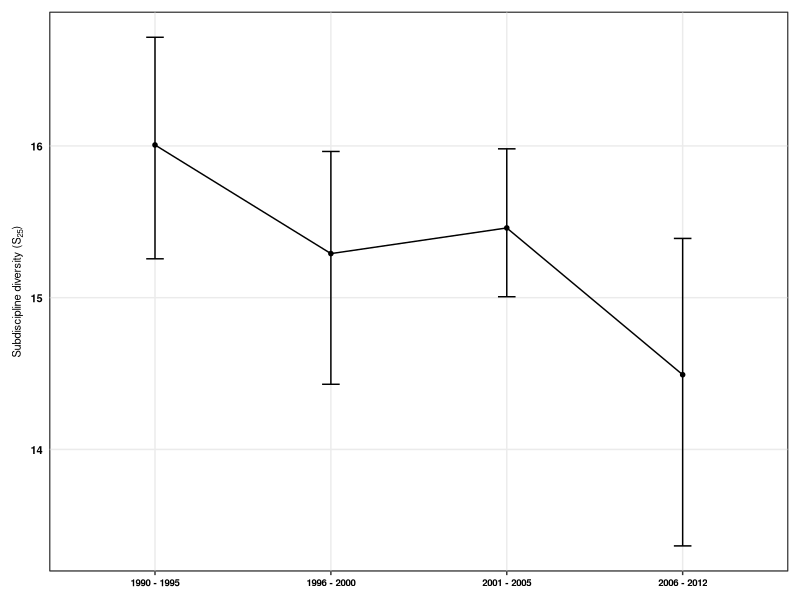

Generate this figure with R:
#################################################
# Interdisciplinarity
#################################################
# Figures for alpha diversity (S, Spie, Sn)  #
#################################################

require(rms)
require(ggplot2)
require(dplyr)
require(tidyr)
require(reshape2)
require(ggthemes)

###########
# Data ####
###########

alpha_div<-read.csv("Cleaned_Data/interdisciplinarity_AlphaDiv_orders_mobr.csv",stringsAsFactors = FALSE)

# calculate means and bootstrapped CIs

alpha_divs<- alpha_div %>%
  group_by(TimeWindow, group) %>%
  do(data.frame(rbind(smean.cl.boot(.$Value, B=1000))))

# arrange data for figures

alpha_divs$TimeWindow<-as.character(alpha_divs$TimeWindow)
alpha_divs$TimeWindow<-ifelse(alpha_divs$TimeWindow=="1990_1995","1990 - 1995",alpha_divs$TimeWindow)
alpha_divs$TimeWindow<-ifelse(alpha_divs$TimeWindow=="1996_2000","1996 - 2000",alpha_divs$TimeWindow)
alpha_divs$TimeWindow<-ifelse(alpha_divs$TimeWindow=="2001_2005","2001 - 2005",alpha_divs$TimeWindow)
alpha_divs$TimeWindow<-ifelse(alpha_divs$TimeWindow=="2006_2012","2006 - 2012",alpha_divs$TimeWindow)
alpha_divs$TimeWindow<-as.factor(alpha_divs$TimeWindow)
alpha_divs$TimeWindow <- factor(alpha_divs$TimeWindow, levels = c("1990 - 1995","1996 - 2000","2001 - 2005","2006 - 2012"))

alpha_divs<-filter(alpha_divs, group!="N" & group!="S_asymp")

Sn<-filter(alpha_divs, group=="S_n")

Alpha_divs2<-filter(alpha_divs, group=="S"|group=="S_PIE")

#######################
# Figure: S and Spie  #
#######################

Alpha_divs2$group<-as.factor(Alpha_divs2$group)
Alpha_divs2$group <- factor(Alpha_divs2$group, levels = c("S","S_PIE"))
Alpha_divs2$group<-droplevels(Alpha_divs2$group)
Alpha_divs2$group<-as.factor(Alpha_divs2$group)

pd <- position_dodge(width = 0.1)

bb<-ggplot(data=Alpha_divs2,aes(x=TimeWindow,y=Mean,group=group,colour=group,shape=group))+
  geom_point(size=2, position = pd) +
  geom_errorbar(data=Alpha_divs2,aes(ymin=Lower,ymax=Upper),width=0.1,position = pd)+
  geom_line(size=0.5,position = pd)+
  scale_colour_colorblind(name="",
                          labels=c("S"="Species Richness","S_PIE"= expression("ENS"[PIE])))+
  scale_shape_manual(name="", values=c("S"=17, "S_PIE"=19),
                     labels=c("S"="Species Richness","S_PIE"= expression("ENS"[PIE])))+
  labs(x = "", y = "Subdiscipline diversity")

Inter_DivParts<-bb+ theme_bw()+theme(axis.title.x=element_blank(),
                               axis.title.y=element_text(colour="black",face=c("bold"),size=8),
                               axis.text.y=element_text(colour="black",face="bold",size=8),
                               axis.text.x=element_text(colour="black",face="bold",size=7),
                               axis.ticks.y=element_line(colour="transparent"),
                               legend.background=element_rect(fill="transparent"),
                               legend.key=element_rect(fill="transparent"),legend.key.size = unit(0.25, "cm"),
                               legend.text=element_text(size=9),
                               legend.text.align = 0.5,
                               legend.position=c(0.92,0.95),legend.direction="vertical",
                               panel.background =element_rect(fill="transparent",colour="black"),
                               panel.grid.minor=element_blank())

saveRDS(Inter_DivParts, file="Cleaned_Data/Interdisc_Div.rds")

####################################
# just rarefied species richness   #
####################################

cc<-ggplot(data=Sn,aes(x=TimeWindow,y=Mean,group=group))+
  geom_point(shape=20,size=2,colour="black") +
  geom_errorbar(data=Sn,aes(ymin=Lower,ymax=Upper),width=0.1, colour="black")+
  geom_line(size=0.5,colour="black")+
  labs(x = "", y = expression(paste("Subdiscipline diversity (S"[25],")")))

DivParts_n<-cc+ theme_bw()+theme(axis.title.x=element_blank(),
                                 axis.title.y=element_text(colour="black",face=c("bold"),size=8),
                                 axis.text.y=element_text(colour="black",face="bold",size=8),
                                 axis.text.x=element_text(colour="black",face="bold",size=7),
                                 axis.ticks.y=element_line(colour="transparent"),
                                 legend.background=element_rect(fill="transparent"),
                                 legend.key=element_rect(fill="transparent"),legend.key.size = unit(0.25, "cm"),
                                 legend.text=element_text(size=9),
                                 legend.text.align = 0.5,
                                 legend.position=c(0.92,0.95),legend.direction="vertical",
                                 panel.background =element_rect(fill="transparent",colour="black"),
                                 panel.grid.minor=element_blank(),
                                 plot.margin=unit(c(0.3,0.3,0.3,0.3), "cm"))

png(filename="Figures/Interdisp_Alpha_RarefiedRichness_final.png", 
    type="cairo",
    units="in", 
    width=4, 
    height=4,  
    pointsize=2, 
    res=1000)

DivParts_n


dev.off()

saveRDS(DivParts_n, file="Cleaned_Data/Interdisc_Rare.rds")
